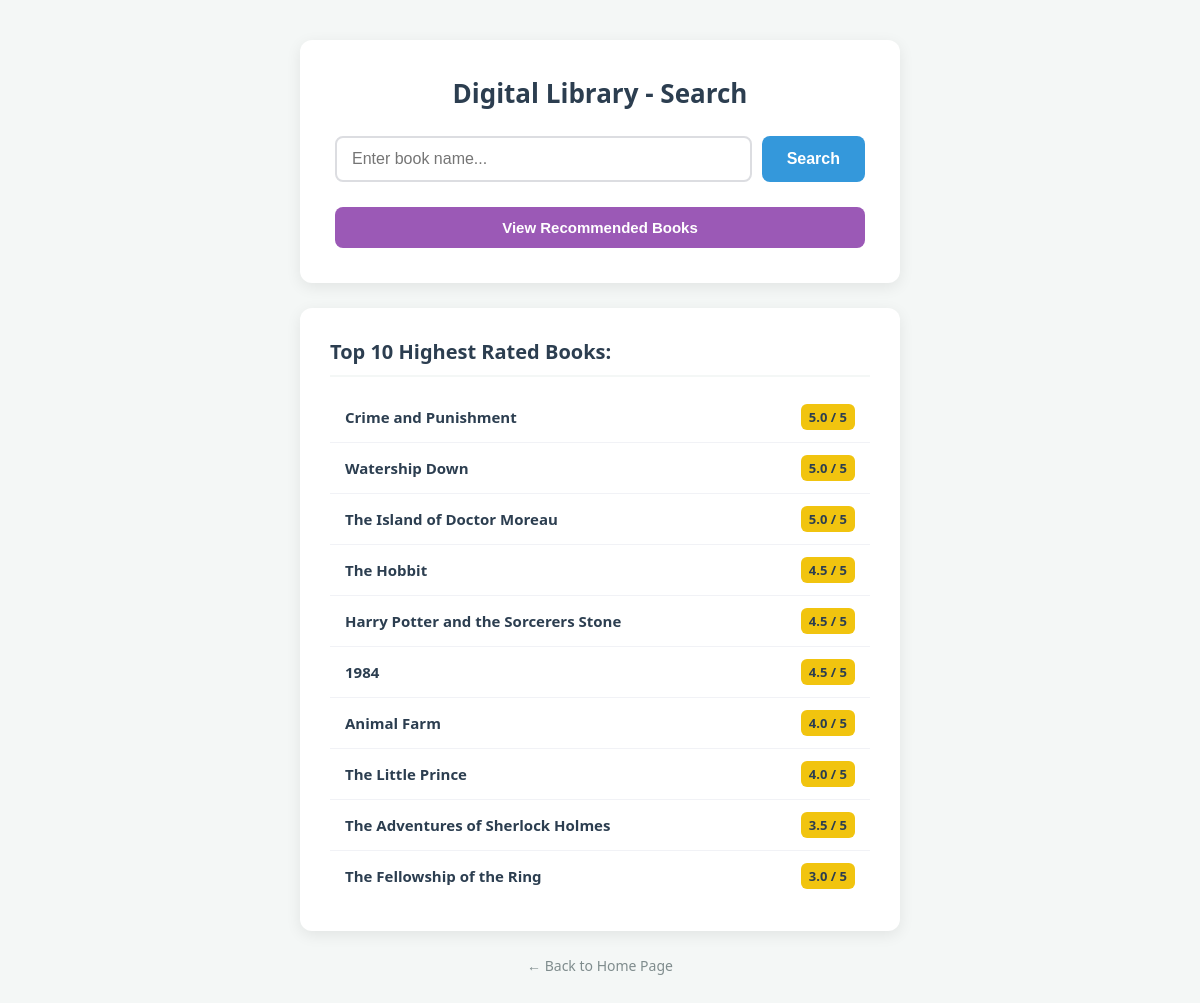
The page /books/recommended on the database its author committed.
### tables this page shows
CREATE TABLE Books (
    id INTEGER PRIMARY KEY,
    title TEXT NOT NULL,
    author TEXT NOT NULL,
    summary TEXT,
    category TEXT,
    price REAL,
    rating REAL
);

### routers/books.py (the view)
@router.get("/recommended", response_class=HTMLResponse)
async def get_recommended_books(request: Request):
    try:
        conn = sqlite3.connect("library.db")
        cursor = conn.cursor()
        query = "SELECT title, rating FROM Books ORDER BY rating DESC LIMIT 10;"
        cursor.execute(query)
        recommended = cursor.fetchall()
        conn.close()
        return templates.TemplateResponse(
            request=request,
            name="search_book.html",
            context={"request": request, "error": None, "recommended_books": recommended}
        )
    except Exception as e:
        print(f"Server Error: {e}")
        return templates.TemplateResponse(
            request=request,
            name="search_book.html",
            context={"request": request, "error": "Could not load recommendations.", "recommended_books": None}
        )

### templates/search_book.html (shortened to what this page needs)
<!DOCTYPE html>
<html>
<head>
</head>
<body>
    <div class="search-container">
        <h1>Digital Library - Search</h1>
        <form action="/books/search" method="post" class="search-box">
            <input type="text" name="book_name" placeholder="Enter book name..." required>
            <button type="submit">Search</button>
        </form>
        <a href="/books/recommended" class="recommended-trigger">
            <button type="button" class="recommended-btn"> View Recommended Books</button>
        </a>
    </div>
    {% if recommended_books %}
    <div class="recommendations-container">
        <h2>Top 10 Highest Rated Books:</h2>
        <ul class="book-list">
            {% for book in recommended_books %}
                <li class="book-item">
                    <span class="book-title"><strong>{{ book[0] }}</strong></span>
                    <span class="book-rating"> {{ book[1] }} / 5</span>
                </li>
            {% endfor %}
        </ul>
    </div>
    {% endif %}
    <a href="/" class="back-home">← Back to Home Page</a>
</body>
</html>

### templates/search_book.html (style rules this page uses)
body { font-family: 'Segoe UI', Tahoma, Geneva, Verdana, sans-serif; background-color: #f4f7f6; margin: 0; padding: 40px 20px; color: #2c3e50; display: flex; flex-direction: column; align-items: center; min-height: 100vh; box-sizing: border-box; }
.search-container { background-color: white; padding: 35px; border-radius: 12px; box-shadow: 0 4px 15px rgba(0, 0, 0, 0.08); max-width: 600px; width: 100%; text-align: center; box-sizing: border-box; margin-bottom: 25px; }
.search-container h1 { margin-top: 0; color: #2c3e50; font-size: 26px; margin-bottom: 25px; }
.search-box { display: flex; gap: 10px; margin-bottom: 20px; }
.search-box input { flex: 1; padding: 12px 15px; border: 2px solid #dcdde1; border-radius: 8px; font-size: 16px; outline: none; transition: border-color 0.3s ease; }
.search-box button { background-color: #3498db; color: white; border: none; padding: 12px 25px; font-size: 16px; font-weight: bold; border-radius: 8px; cursor: pointer; transition: background-color 0.3s ease, transform 0.2s ease; }
.recommended-trigger { display: inline-block; width: 100%; text-decoration: none; margin-top: 5px; }
.recommended-btn { width: 100%; background-color: #9b59b6; color: white; border: none; padding: 12px; font-size: 15px; font-weight: bold; border-radius: 8px; cursor: pointer; transition: background-color 0.3s ease, transform 0.2s ease; box-sizing: border-box; }
.recommendations-container { background-color: white; padding: 30px; border-radius: 12px; box-shadow: 0 4px 15px rgba(0, 0, 0, 0.08); max-width: 600px; width: 100%; box-sizing: border-box; }
.recommendations-container h2 { margin-top: 0; color: #2c3e50; font-size: 20px; border-bottom: 2px solid #f4f7f6; padding-bottom: 10px; margin-bottom: 15px; }
.book-list { list-style: none; padding: 0; margin: 0; }
.book-item { display: flex; justify-content: space-between; align-items: center; padding: 12px 15px; border-bottom: 1px solid #f1f2f6; transition: background-color 0.2s ease; }
.book-item:last-child { border-bottom: none; }
.book-title { font-size: 15px; color: #2c3e50; }
.book-rating { background-color: #f1c40f; color: #2c3e50; padding: 4px 8px; border-radius: 6px; font-size: 13px; font-weight: bold; }
.back-home { display: block; text-align: center; margin-top: 25px; color: #7f8c8d; text-decoration: none; font-size: 14px; transition: color 0.3s ease; }

### rows shown on the page
Books: title "Crime and Punishment", rating "5.0"
Books: title "Watership Down", rating "5.0"
Books: title "The Island of Doctor Moreau", rating "5.0"
Books: title "The Hobbit", rating "4.5"
Books: title "Harry Potter and the Sorcerers Stone", rating "4.5"
Books: title "1984", rating "4.5"
Books: title "Animal Farm", rating "4.0"
Books: title "The Little Prince", rating "4.0"
Books: title "The Adventures of Sherlock Holmes", rating "3.5"
Books: title "The Fellowship of the Ring", rating "3.0"
